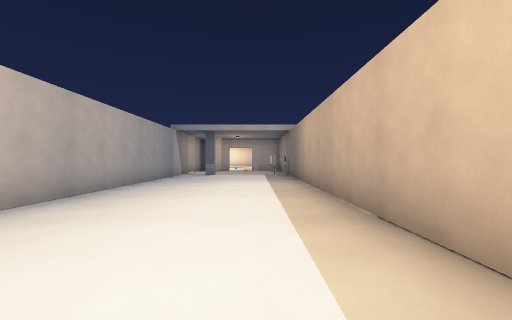
view 1 (above)

14 first-person views from a walk through a Godot game level. The camera is 1.4 m above the floor, looks level and sees 90° across. The floor is counted in squares, 2 m on a side. Each view is taken from the middle of a square. On the plan, view 1 faces up. The plan holds only what a view shows up to about 9 squares ahead; the rest is blank. The place goes on beyond the plan. Door leaves are left out where a doorway can be walked through.

view 2
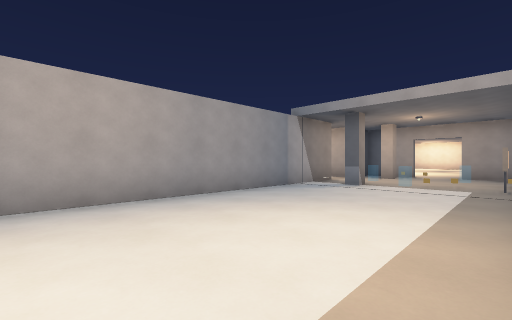

view 3
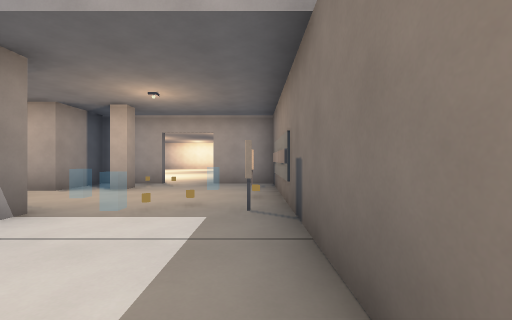

view 4
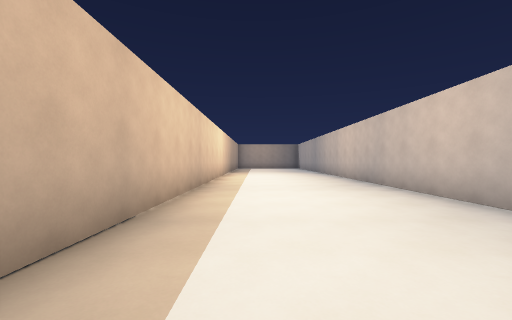

view 5
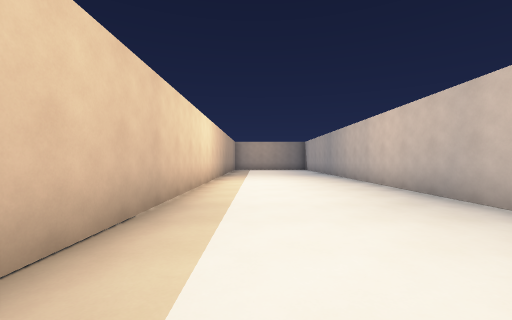

view 6
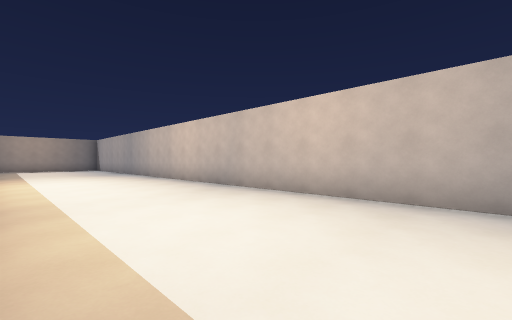

view 7
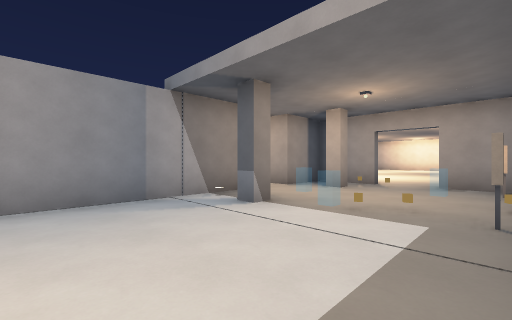

view 8
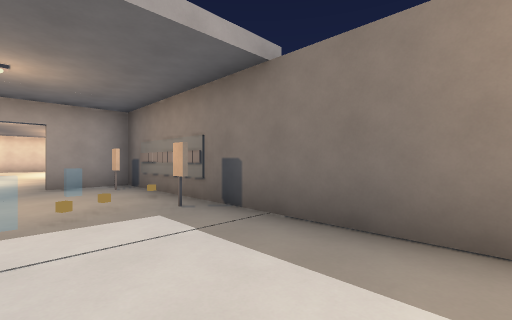

view 9
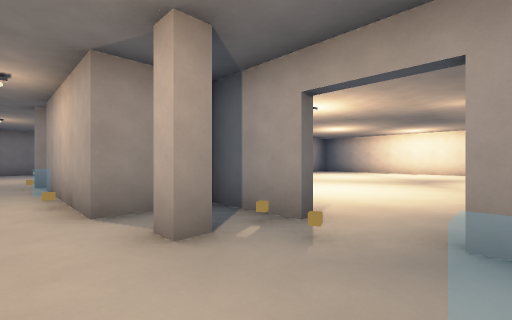

view 10
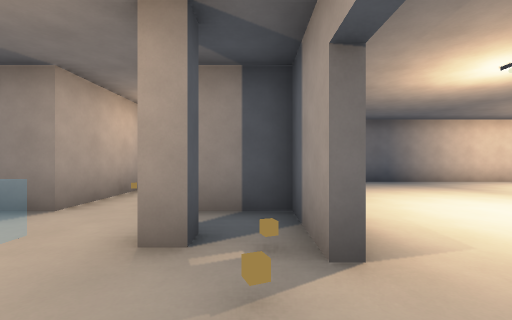

view 11
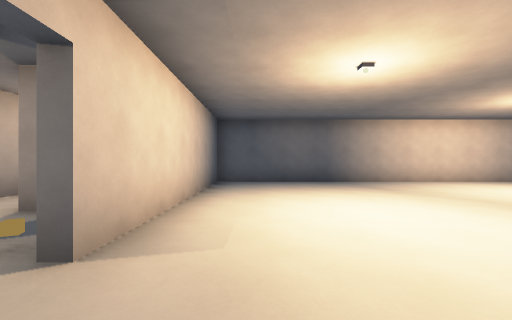

view 12
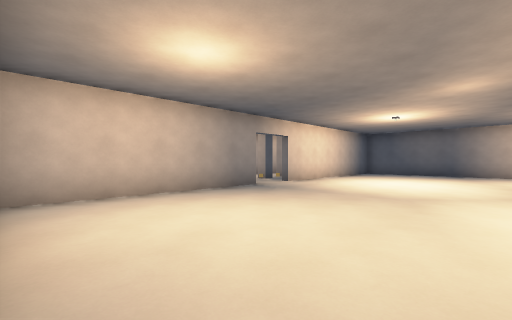

view 13
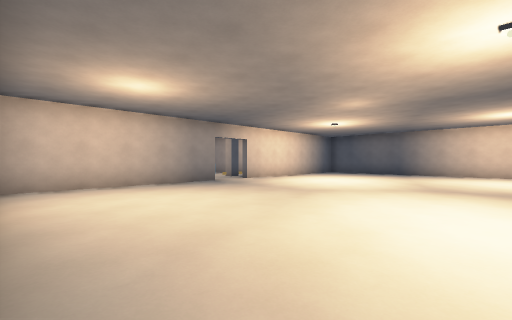

view 14
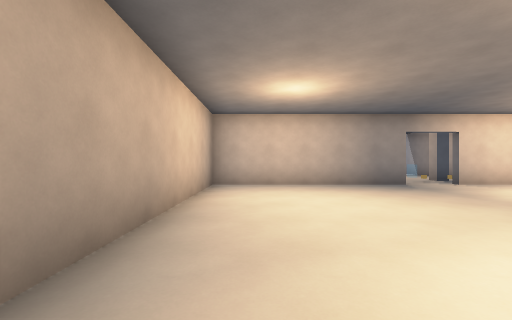

### Floor plan
Points are (right, up) in squares from view 1. A wall is a line through its corners. A room is listed if a view was taken in it or the views show most of it. See-through windows are left out.
Room 1 (views 1, 2, 3, 4, 5, 6, 7, 8, 9, 10)
walls: (-3.5, 13.3) (-3.5, -6); (1.5, -6) (1.5, 16.5) (-0.2, 16.5); (-1.6, 16.5) (-3.5, 16.5) (-3.5, 14.8)
ways out: open door at (-1, 17) to room 2; opening at (-4, 14)
objects: pillar (-2, 12); pillar (-2, 15); other object (1, 13); other object (1, 16)
Room 2 (views 11, 12, 13, 14)
walls: (-0.2, 16.8) (5.2, 16.8) (5.2, 22.9); (-8.3, 24.5) (-8.3, 16.8) (-1.8, 16.8)
ways out: open door at (-1, 17) to room 1

Where each view was taken, in squares from view 1:
view 1: 0 up, 0 right, facing up
view 2: 5 up, 1 right, facing up-left
view 3: 9 up, 1 right, facing up
view 4: 6 up, 0 right, facing down
view 5: 3 up, 0 right, facing down
view 6: 4 up, 1 right, facing down-left
view 7: 9 up, 1 right, facing up-left
view 8: 9 up, 1 left, facing up-right
view 9: 14 up, 0 right, facing up-left
view 10: 16 up, 0 right, facing left
view 11: 18 up, 0 right, facing left
view 12: 22 up, 5 right, facing down-left
view 13: 24 up, 5 right, facing down-left
view 14: 24 up, 4 right, facing down
